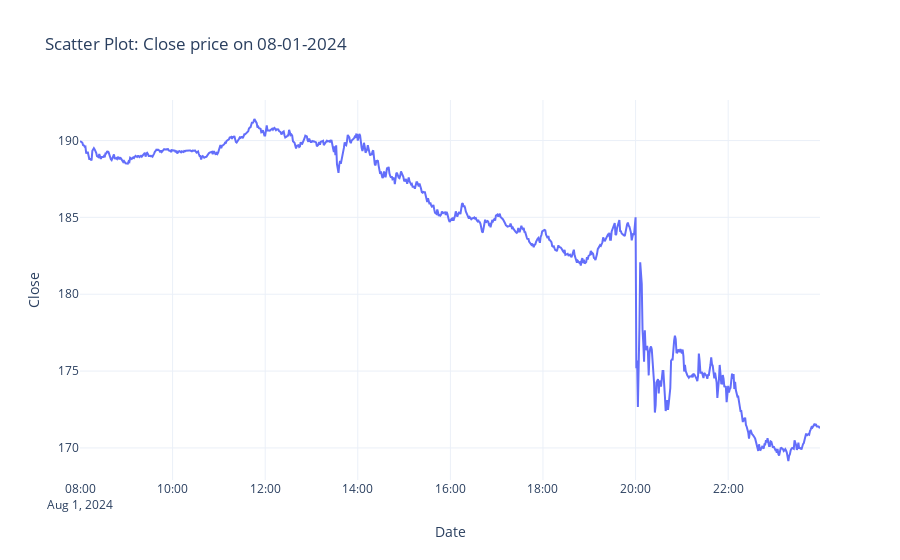

Source (notebook cell):
### Code cell
# Day and week graphs for these days
"""
Amazon Earnings calls occurred on:

    Convert to UTC before converting to Unix.

    Needs to be in form: '%m-%d-%Y %H:%M'

    "Aug 01, 2024 07:30 AM" UTC
    "2024-08-01 07:30:00",

    "Apr 30, 2024 07:30 AM" UTC
    "2024-04-30 07:30:00",

    "Feb 01, 2024 06:30 AM" UTC
    "2024-02-01 06:30:00",

    "Oct 26, 2023 07:30 PM" UTC
    "2024-10-26 07:30:00"

"""

date='08-01-2024'
start, end = datetime_to_unix(date + ' 08:00'), datetime_to_unix(date + ' 23:59')
day_df = df[(df['Unix'] >= start) & (df['Unix'] <= end)].sort_values(by='Unix', ascending=False)
# day_df.sort_values(by='Unix', ascending=False)
print(f"Data spans: {day_df['Timestamp'].iloc[0]} to {day_df['Timestamp'].iloc[len(day_df)-20]}")

fig = go.Figure()
fig.add_trace(go.Scatter(x=day_df['Timestamp'], y=day_df['Close'], name="Close"))
fig.update_layout(
    title="Scatter Plot: Close price on 08-01-2024",
    xaxis_title="Date",
    yaxis_title="Close",
    template="plotly_white", 
    coloraxis_colorbar=dict(
        title="Close"
    )
)
fig.show()

### Figure 1 — Plotly figure (JSON) as saved in the notebook; plotly's stock layout.template omitted (floating-point values rounded to 4 significant figures; data arrays with more than 128 entries replaced by an {"elided": "..."} marker saying what was removed)
{"data": [{"name": "Close", "type": "scatter", "x": {"elided": "958 str values"}, "y": {"elided": "958 float values"}}], "layout": {"coloraxis": {"colorbar": {"title": {"text": "Close"}}}, "title": {"text": "Scatter Plot: Close price on 08-01-2024"}, "xaxis": {"title": {"text": "Date"}}, "yaxis": {"title": {"text": "Close"}}}}
